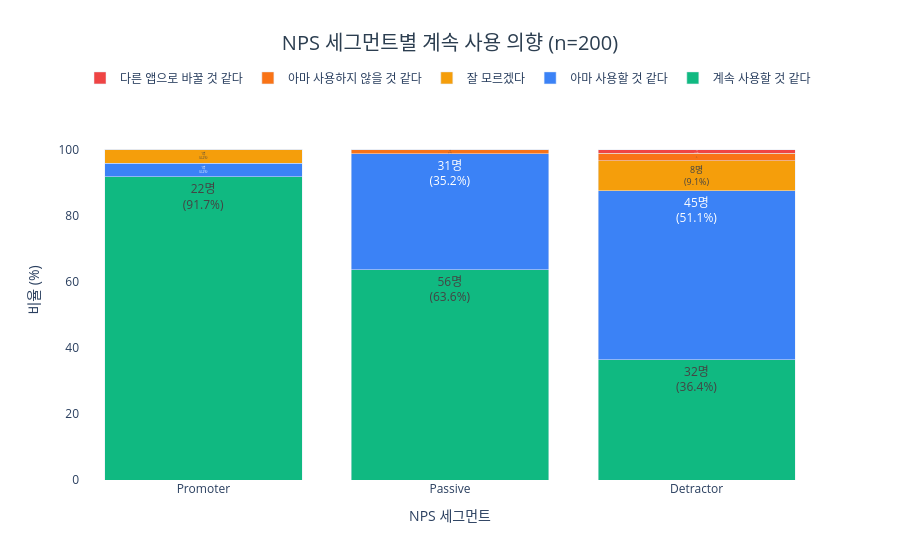

Notebook cell for this chart:
### Code cell
CONTINUE_COLORS = ['#10B981', '#3B82F6', '#F59E0B', '#F97316', '#EF4444']

fig = go.Figure()
for col, color in zip(CONTINUE_ORDER, CONTINUE_COLORS):
    label_text = [
        f"{int(cross_pivot.loc[seg, col])}명<br>({cross_pct.loc[seg, col]:.1f}%)"
        if cross_pivot.loc[seg, col] > 0 else ''
        for seg in SEGMENT_ORDER
    ]
    fig.add_trace(go.Bar(
        name=col,
        x=SEGMENT_ORDER,
        y=cross_pct[col],
        marker_color=color,
        text=label_text,
        textposition='inside'
    ))

fig.update_layout(
    barmode='stack',
    title=dict(text=f'NPS 세그먼트별 계속 사용 의향 (n={int(cross_pivot.values.sum())})', x=0.5, xanchor='center', font=dict(size=20, color='#2c3e50')),
    xaxis_title='NPS 세그먼트',
    yaxis_title='비율 (%)',
    yaxis=dict(range=[0, 115]),
    plot_bgcolor='white',
    legend=dict(orientation='h', yanchor='bottom', y=1.02)
)

fig.show()

### Figure 1 — Plotly figure (JSON) as saved in the notebook; plotly's stock layout.template omitted (floating-point values rounded to 4 significant figures)
{"data": [{"marker": {"color": "#10B981"}, "name": "계속 사용할 것 같다", "text": ["22명<br>(91.7%)", "56명<br>(63.6%)", "32명<br>(36.4%)"], "textposition": "inside", "type": "bar", "x": ["Promoter", "Passive", "Detractor"], "y": [91.7, 63.6, 36.4]}, {"marker": {"color": "#3B82F6"}, "name": "아마 사용할 것 같다", "text": ["1명<br>(4.2%)", "31명<br>(35.2%)", "45명<br>(51.1%)"], "textposition": "inside", "type": "bar", "x": ["Promoter", "Passive", "Detractor"], "y": [4.2, 35.2, 51.1]}, {"marker": {"color": "#F59E0B"}, "name": "잘 모르겠다", "text": ["1명<br>(4.2%)", "", "8명<br>(9.1%)"], "textposition": "inside", "type": "bar", "x": ["Promoter", "Passive", "Detractor"], "y": [4.2, 0.0, 9.1]}, {"marker": {"color": "#F97316"}, "name": "아마 사용하지 않을 것 같다", "text": ["", "1명<br>(1.1%)", "2명<br>(2.3%)"], "textposition": "inside", "type": "bar", "x": ["Promoter", "Passive", "Detractor"], "y": [0.0, 1.1, 2.3]}, {"marker": {"color": "#EF4444"}, "name": "다른 앱으로 바꿀 것 같다", "text": ["", "", "1명<br>(1.1%)"], "textposition": "inside", "type": "bar", "x": ["Promoter", "Passive", "Detractor"], "y": [0.0, 0.0, 1.1]}], "layout": {"barmode": "stack", "legend": {"orientation": "h", "y": 1.02, "yanchor": "bottom"}, "plot_bgcolor": "white", "title": {"font": {"color": "#2c3e50", "size": 20}, "text": "NPS 세그먼트별 계속 사용 의향 (n=200)", "x": 0.5, "xanchor": "center"}, "xaxis": {"title": {"text": "NPS 세그먼트"}}, "yaxis": {"range": [0, 115], "title": {"text": "비율 (%)"}}}}
